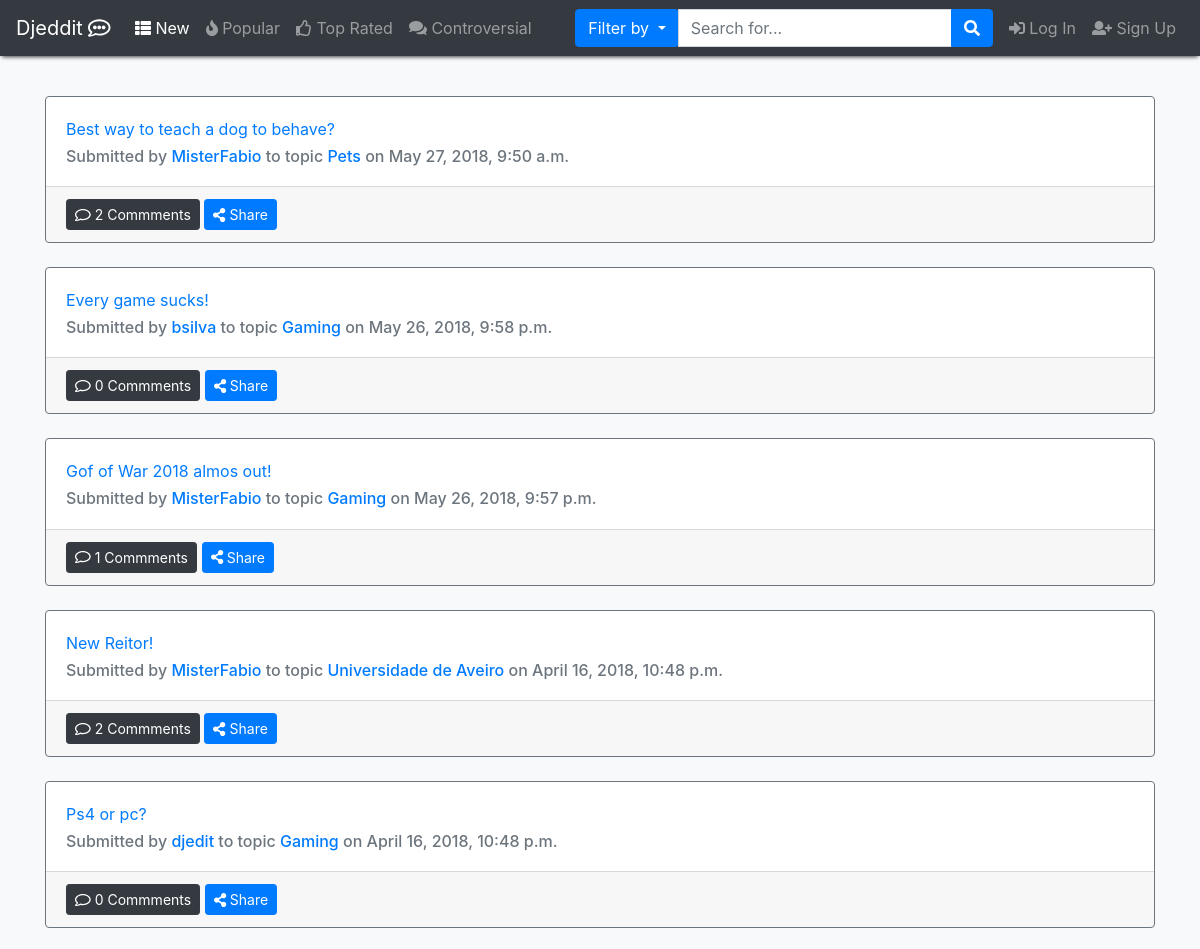
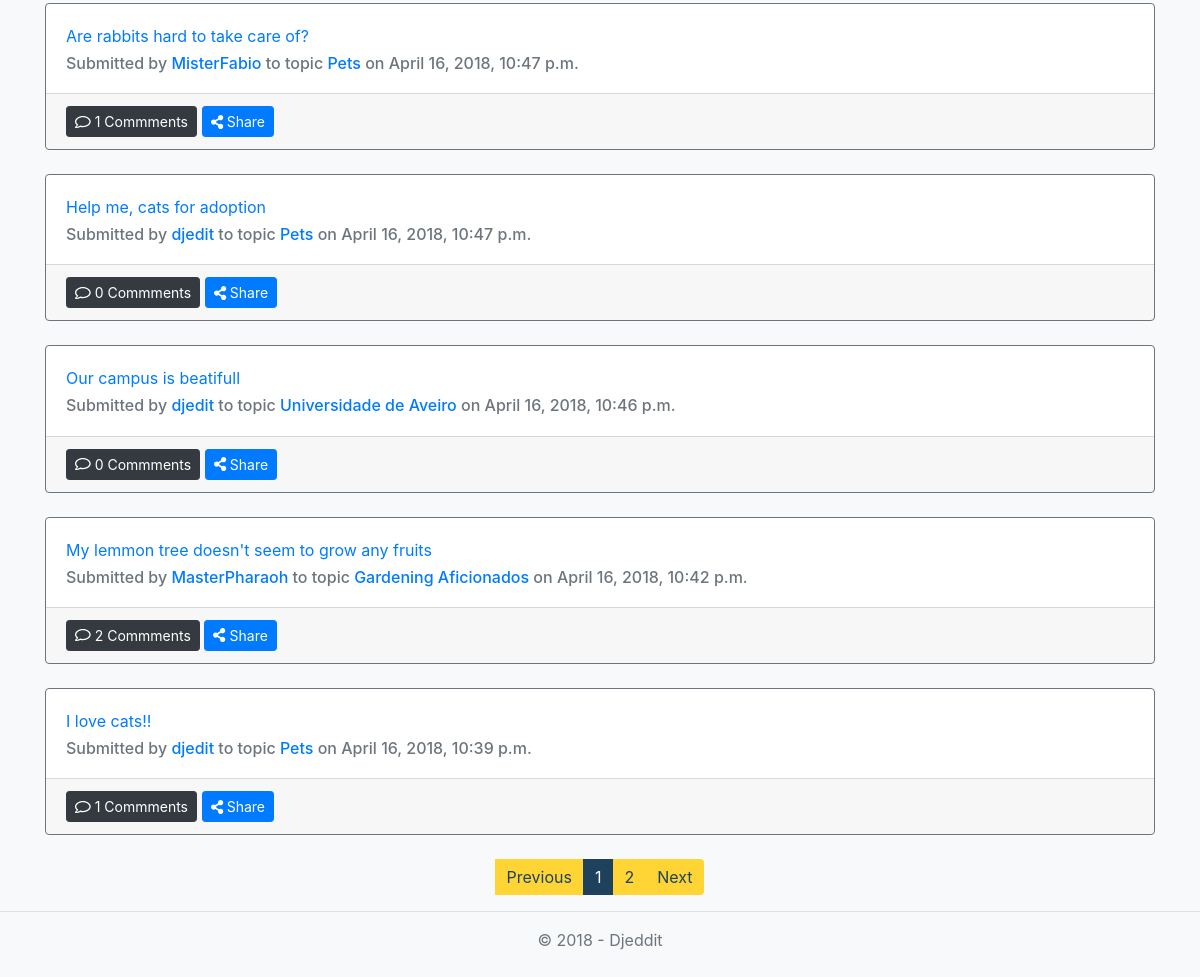
Before: / with the older database file (2 pictures, top to bottom).
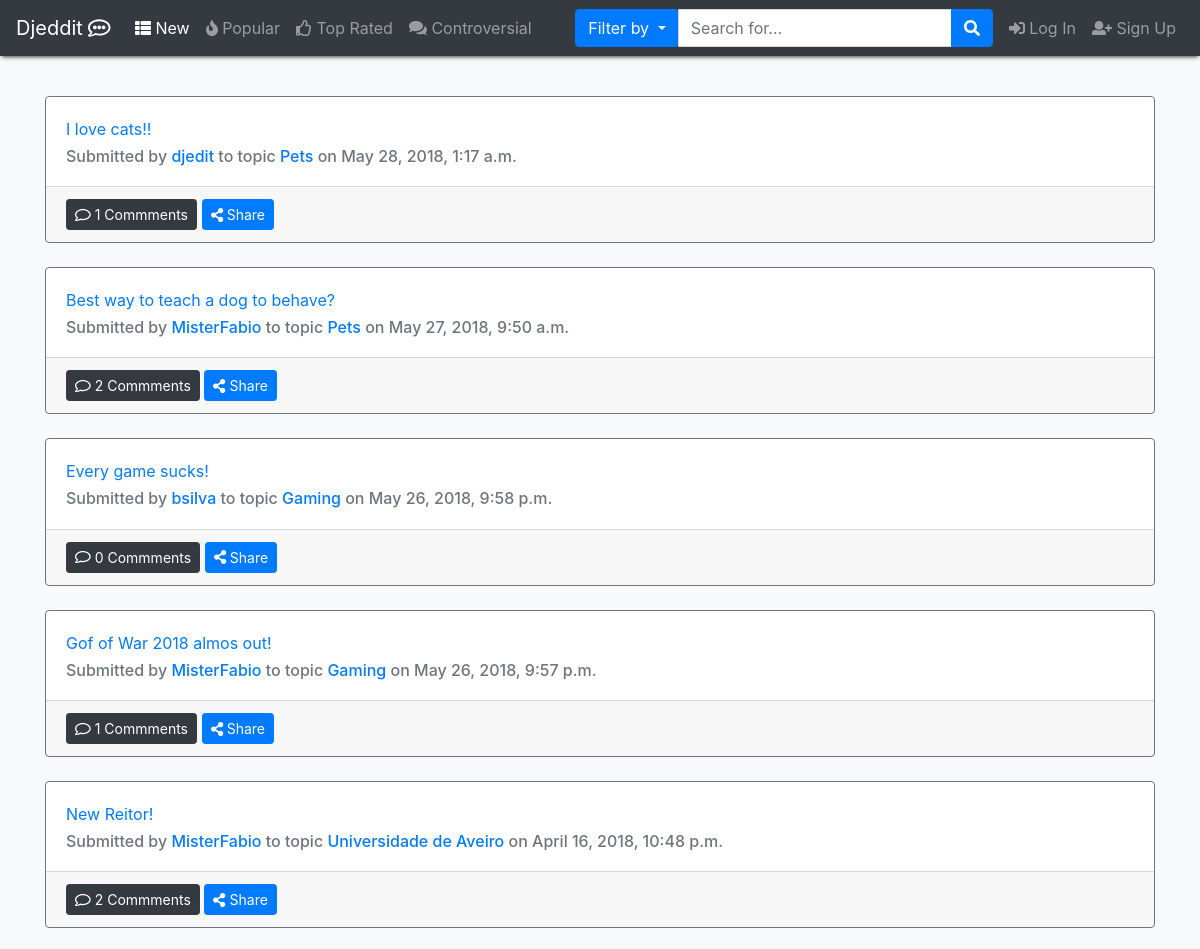
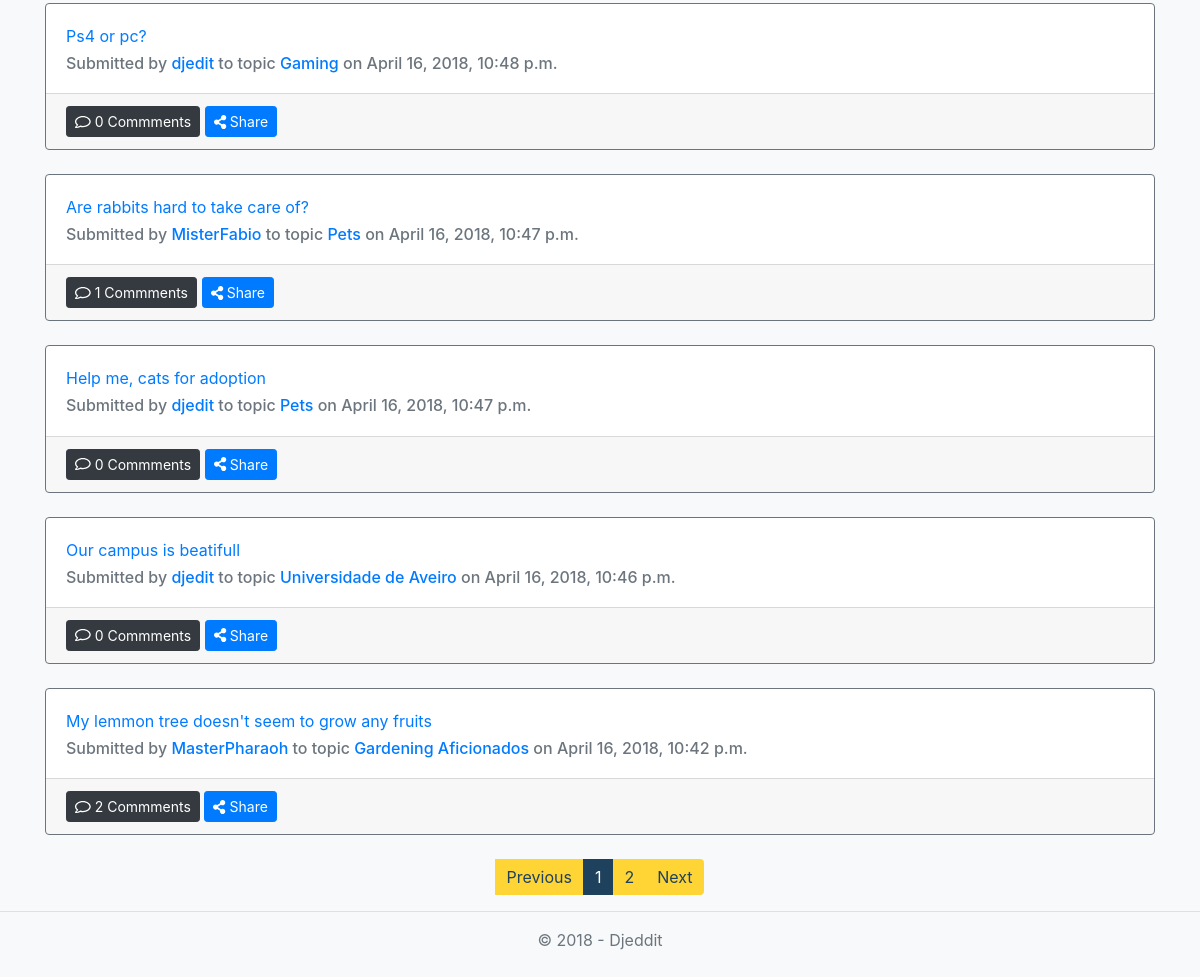
After: the same page with the newer database file (2 pictures, top to bottom).
### app/models.py (models this page shows, shortened)
class Post(models.Model):
    topic = models.ForeignKey(Topic, on_delete=models.CASCADE)
    title = models.CharField(max_length=120, blank=False)  # campo obrigatório
    content = models.CharField(max_length=100000, blank=False)
    clicks = models.IntegerField(blank=False, default=0)
    userUpVotesPost = models.ManyToManyField(Profile, related_name='post_user_up', blank=True)
    userDownVotesPost = models.ManyToManyField(Profile, related_name='post_user_down', blank=True)
    userSaved = models.ManyToManyField(Profile, blank=True, related_name='user_post_saved')
    userHidden = models.ManyToManyField(Profile, blank=True, related_name='user_post_hidden')
    date = models.DateTimeField(auto_now=True)
    userOP = models.ForeignKey(User, on_delete=models.CASCADE)
    nComments = models.IntegerField(default=0, validators=[MinValueValidator(0)])

class Topic(models.Model):
    name = models.CharField(max_length=80, blank=False, primary_key=True)
    rules = models.CharField(max_length=500)
    description = models.CharField(max_length=300, blank=False)
    userCreator = models.ForeignKey(User, on_delete=models.CASCADE)
    creation_date = models.DateField(blank=False, default=datetime.now)

### app/views.py (the view)
# urls.py: path('', views.mainPage, name="home"),
def mainPage(request):
    posts = Post.objects.order_by("-date")
    pages = pagination(request, posts, num=10)
    tparams = {
        'items': pages[0],
        'page_range': pages[1],
        'year': datetime.now().year,
        "nbar": "New"
    }
    return render(request, "home.html", tparams)

### Djeedit/config.py (called while the page is built)
def pagination(request, data, num=10):
    paginator = Paginator(data, num)
    page = request.GET.get('page')
    try:
        items = paginator.page(page)
    except PageNotAnInteger:
        items = paginator.page(1)
    except EmptyPage:
        items = paginator.page(paginator.num_pages)
    index = items.number - 1
    max_index = len(paginator.page_range)
    start_index = index - 5 if index >= 5 else 0
    end_index = index + 5 if index <= max_index - 5 else max_index
    page_range = paginator.page_range[start_index:end_index]
    return items, page_range

### templates/home.html (shortened to what this page needs)
{% extends 'layout.html' %}
{% block content %}
    {% for p in items %}
        {% include "post_preview.html" with post=p%}
        <br>
    {% endfor %}
    {% include 'pagination.html' %}
{% endblock %}

### templates/post_preview.html (shortened to what this page needs)
<div class="card border-secondary" id="post_n_{{ post.id }}"
        {% if request.user.profile in post.userHidden.all %} {% ifnotequal sidebar 'user_posts_hidden'  %} hidden  {% endifnotequal %}{% endif %}>
    <div class="card-body">
        <div class="card-title"><a href="{% url "post" topicName=post.topic.name postID=post.id %}">{{ post.title }}</a> </div>
        <h6 class="card-subtitle text-muted">Submitted by <a href="{% url "user" username=post.userOP.username %}">{{ post.userOP.username }}<a/>
            to topic <a href="{% url "topic"  topicName=post.topic.name %}"> {{ post.topic.name }} <a/> on {{ post.date }}</h6>
    </div>
    <div class="card-footer">
            <button href="#" class="btn btn-sm btn-dark"><i class="far fa-comment"></i> {{ post.nComments }} Commments
            </button>
            <button class="btn btn-sm btn-primary" type="button" data-toggle="collapse" data-target="#coll{{ post.id }}"
                    aria-expanded="false" aria-controls="collapseExample">
                <i class="fas fa-share-alt"></i> Share
            </button>
            {% load social_share %}
    </div>
</div>

Changed rows visible on the page:
changed Post "I love cats!!": date "April 16, 2018, 10:39 p.m." → "May 28, 2018, 1:17 a.m."; moves up the list
